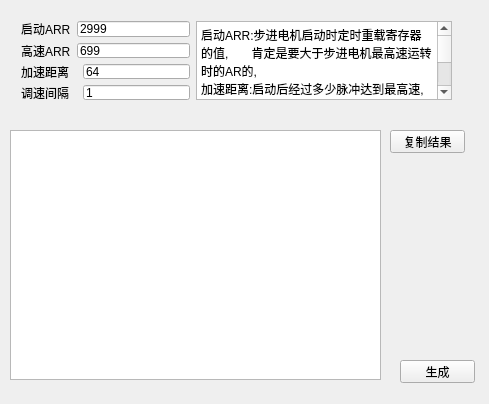
<?xml version="1.0" encoding="UTF-8"?>
<ui version="4.0">
 <class>Widget</class>
 <widget class="QWidget" name="Widget">
  <property name="geometry">
   <rect>
    <x>0</x>
    <y>0</y>
    <width>489</width>
    <height>404</height>
   </rect>
  </property>
  <property name="windowTitle">
   <string>Widget</string>
  </property>
  <widget class="QPlainTextEdit" name="plainTextEdit_2">
   <property name="geometry">
    <rect>
     <x>10</x>
     <y>130</y>
     <width>371</width>
     <height>250</height>
    </rect>
   </property>
  </widget>
  <widget class="QPushButton" name="pushButton">
   <property name="geometry">
    <rect>
     <x>400</x>
     <y>360</y>
     <width>75</width>
     <height>23</height>
    </rect>
   </property>
   <property name="text">
    <string>生成</string>
   </property>
  </widget>
  <widget class="QPushButton" name="pushButton_2">
   <property name="geometry">
    <rect>
     <x>390</x>
     <y>130</y>
     <width>75</width>
     <height>23</height>
    </rect>
   </property>
   <property name="text">
    <string>复制结果</string>
   </property>
  </widget>
  <widget class="QWidget" name="">
   <property name="geometry">
    <rect>
     <x>10</x>
     <y>10</y>
     <width>453</width>
     <height>101</height>
    </rect>
   </property>
   <layout class="QHBoxLayout" name="horizontalLayout">
    <item>
     <layout class="QGridLayout" name="gridLayout">
      <item row="0" column="0">
       <widget class="QLabel" name="label">
        <property name="text">
         <string>启动ARR</string>
        </property>
       </widget>
      </item>
      <item row="0" column="1" colspan="2">
       <widget class="QLineEdit" name="lineEdit">
        <property name="text">
         <string>2999</string>
        </property>
       </widget>
      </item>
      <item row="1" column="0">
       <widget class="QLabel" name="label_2">
        <property name="text">
         <string>高速ARR</string>
        </property>
       </widget>
      </item>
      <item row="1" column="1" colspan="2">
       <widget class="QLineEdit" name="lineEdit_2">
        <property name="text">
         <string>699</string>
        </property>
       </widget>
      </item>
      <item row="2" column="0" colspan="2">
       <widget class="QLabel" name="label_3">
        <property name="text">
         <string>加速距离</string>
        </property>
       </widget>
      </item>
      <item row="2" column="2">
       <widget class="QLineEdit" name="lineEdit_3">
        <property name="text">
         <string>64</string>
        </property>
       </widget>
      </item>
      <item row="3" column="0" colspan="2">
       <widget class="QLabel" name="label_4">
        <property name="text">
         <string>调速间隔</string>
        </property>
       </widget>
      </item>
      <item row="3" column="2">
       <widget class="QLineEdit" name="lineEdit_4">
        <property name="text">
         <string>1</string>
        </property>
       </widget>
      </item>
     </layout>
    </item>
    <item>
     <widget class="QPlainTextEdit" name="plainTextEdit">
      <property name="plainText">
       <string>启动ARR:步进电机启动时定时重载寄存器的值,       肯定是要大于步进电机最高速运转时的AR的,
加速距离:启动后经过多少脉冲达到最高速,
调速间隔:生成ARR数组用,把加速距离几等分</string>
      </property>
     </widget>
    </item>
   </layout>
  </widget>
 </widget>
 <layoutdefault spacing="6" margin="11"/>
 <resources/>
 <connections/>
</ui>
